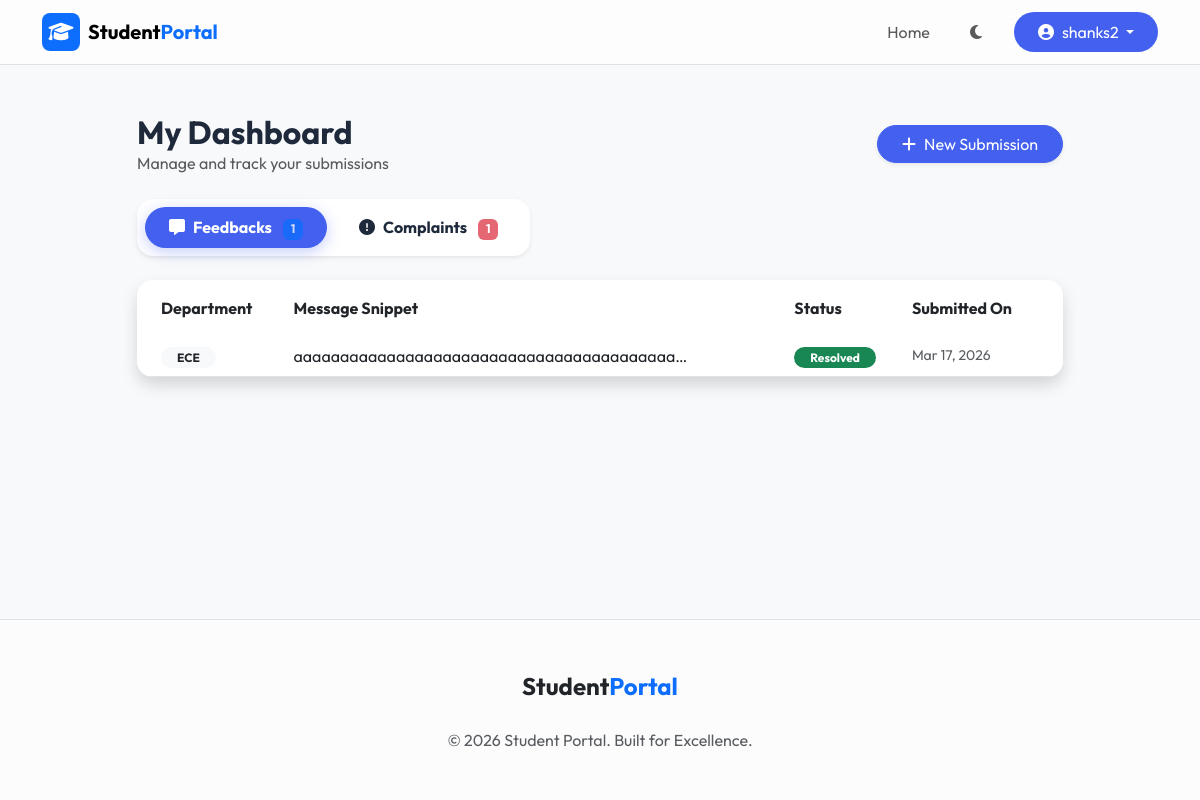
Page /my-feedbacks (signed in) on the committed database.
### app.py (models this page shows, shortened)
class Feedback(db.Model):
    id = db.Column(db.Integer, primary_key=True, autoincrement=True)
    user_id = db.Column(db.Integer, db.ForeignKey('user.id'), nullable=True) # Nullable for legacy/guest feedback
    name = db.Column(db.String(100), nullable=False)
    email = db.Column(db.String(120), nullable=False)
    department = db.Column(db.String(50), nullable=False)
    category = db.Column(db.String(20), nullable=False)
    message = db.Column(db.Text, nullable=False)
    status = db.Column(db.String(20), default='Pending')
    submitted_at = db.Column(db.DateTime, default=datetime.utcnow)

### app.py (the view)
@app.route('/my-feedbacks')
@login_required
def my_feedbacks():
    if not session.get('user_id'):
        return redirect(url_for('home'))
    user_feedbacks = Feedback.query.filter_by(user_id=session['user_id']).order_by(Feedback.submitted_at.desc()).all()
    return render_template('my_feedbacks.html', submissions=user_feedbacks)

### app.py (called while the page is built)
def login_required(f):
    @wraps(f)
    def decorated_function(*args, **kwargs):
        if 'user_id' not in session and not session.get('admin_logged_in'):
            return redirect(url_for('login'))
        return f(*args, **kwargs)
    return decorated_function

### templates/my_feedbacks.html (shortened to what this page needs)
{% extends "base.html" %}
{% block content %}
<div class="row justify-content-center">
    <div class="col-lg-10">
        <div class="d-flex justify-content-between align-items-center mb-4">
            <div>
                <h2 class="fw-bold mb-0">My Dashboard</h2>
                <p class="text-muted mb-0">Manage and track your submissions</p>
            </div>
            <a href="{{ url_for('home') }}" class="btn btn-primary rounded-pill px-4 shadow-sm">
                <i class="fas fa-plus me-2"></i>New Submission
            </a>
        </div>
        <ul class="nav nav-pills mb-4 bg-white p-2 rounded-4 shadow-sm d-inline-flex" id="submissionTabs" role="tablist">
            <li class="nav-item" role="presentation">
                <button class="nav-link active rounded-pill px-4 fw-bold" id="feedbacks-tab" data-bs-toggle="pill" data-bs-target="#feedbacks" type="button" role="tab">
                    <i class="fas fa-comment-alt me-2"></i>Feedbacks
                    <span class="badge bg-primary ms-2 opacity-75">{{ submissions|selectattr('category', 'equalto', 'Feedback')|list|length }}</span>
                </button>
            </li>
            <li class="nav-item ms-2" role="presentation">
                <button class="nav-link rounded-pill px-4 fw-bold" id="complaints-tab" data-bs-toggle="pill" data-bs-target="#complaints" type="button" role="tab">
                    <i class="fas fa-exclamation-circle me-2"></i>Complaints
                    <span class="badge bg-danger ms-2 opacity-75">{{ submissions|selectattr('category', 'equalto', 'Complaint')|list|length }}</span>
                </button>
            </li>
        </ul>
        <div class="tab-content" id="submissionTabsContent">
            <div class="tab-pane fade show active" id="feedbacks" role="tabpanel">
                <div class="card border-0 shadow rounded-4 overflow-hidden">
                    <div class="table-responsive">
                        <table class="table table-hover align-middle mb-0">
                            <thead class="bg-light">
                                <tr>
                                    <th class="ps-4 py-3 border-0">Department</th>
                                    <th class="py-3 border-0">Message Snippet</th>
                                    <th class="py-3 border-0">Status</th>
                                    <th class="py-3 border-0 pe-4">Submitted On</th>
                                </tr>
                            </thead>
                            <tbody>
                                {% set user_feedbacks = submissions|selectattr('category', 'equalto', 'Feedback')|list %}
                                {% if user_feedbacks %}
                                {% for sub in user_feedbacks %}
                                <tr>
                                    <td class="ps-4">
                                        <span class="badge bg-light text-dark rounded-pill px-3">{{ sub.department }}</span>
                                    </td>
                                    <td>
                                        <p class="mb-0 text-truncate" style="max-width: 400px;">{{ sub.message }}</p>
                                    </td>
                                    <td>
                                        <span class="badge {% if sub.status == 'Pending' %}bg-warning text-dark{% else %}bg-success{% endif %} rounded-pill px-3">
                                            {{ sub.status }}
                                        </span>
                                    </td>
                                    <td class="pe-4 text-muted small">{{ sub.submitted_at.strftime('%b %d, %Y') }}</td>
                                </tr>
                                {% endfor %}
                                {% endif %}
                            </tbody>
                        </table>
                    </div>
                </div>
            </div>
                                {% set user_complaints = submissions|selectattr('category', 'equalto', 'Complaint')|list %}
        </div>
    </div>
</div>
{% endblock %}

### static/css/style.css (style rules this page uses)
:root { --primary-color: #4361ee; --primary-hover: #3a56d4; --secondary-color: #7209b7; --bg-light: #f8f9fa; --bg-dark: #0f172a; --card-bg-light: #ffffff; --card-bg-dark: #1e293b; --text-light: #1e293b; --text-dark: #f8f9fa; --glass-bg: rgba(255, 255, 255, 0.7); --glass-border: rgba(255, 255, 255, 0.2); color-scheme: light; }
body { font-family: 'Outfit', sans-serif; display: flex; flex-direction: column; min-height: 100vh; background-color: var(--bg-light); color: var(--text-light); transition: background-color 0.3s ease, color 0.3s ease; }
.card { background-color: var(--card-bg-light); transition: transform 0.3s ease, box-shadow 0.3s ease; }
.btn-primary { background-color: var(--primary-color); border-color: var(--primary-color); }
.bg-primary { background-color: var(--primary-color); }
.rounded-4 { border-radius: 1rem !important; }

### templates/my_feedbacks.html (style rules this page uses)
.nav-pills .nav-link { color: var(--text-light); transition: all 0.3s ease; }
.nav-pills .nav-link.active { background-color: var(--primary-color); box-shadow: 0 4px 15px rgba(67, 97, 238, 0.3); }

### rows in the picture
Feedback: department "ECE", message "aaaaaaaaaaaaaaaaaaaaaaaaaaaaaaaaaaaaaaaaa…", status "Resolved", submitted_at "Mar 17, 2026"

### other values in the picture
{{ session['username'] }} "shanks2"
{{ submissions|selectattr('category', 'equalto', 'Feedback')|list|length }} "1"
{{ submissions|selectattr('category', 'equalto', 'Complaint')|list|length }} "1"
